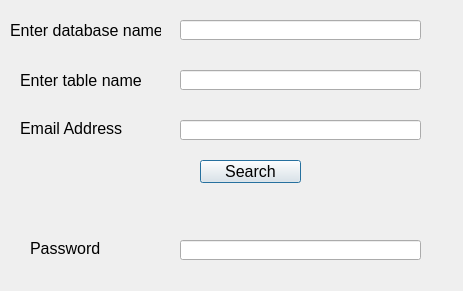
<?xml version="1.0" encoding="UTF-8"?>
<ui version="4.0">
 <class>Dialog</class>
 <widget class="QDialog" name="Dialog">
  <property name="geometry">
   <rect>
    <x>0</x>
    <y>0</y>
    <width>463</width>
    <height>291</height>
   </rect>
  </property>
  <property name="windowTitle">
   <string>Dialog</string>
  </property>
  <widget class="QLabel" name="label">
   <property name="geometry">
    <rect>
     <x>10</x>
     <y>20</y>
     <width>151</width>
     <height>20</height>
    </rect>
   </property>
   <property name="font">
    <font>
     <pointsize>12</pointsize>
    </font>
   </property>
   <property name="text">
    <string>Enter database name</string>
   </property>
  </widget>
  <widget class="QLineEdit" name="lineEditDBName">
   <property name="geometry">
    <rect>
     <x>180</x>
     <y>20</y>
     <width>241</width>
     <height>20</height>
    </rect>
   </property>
   <property name="font">
    <font>
     <pointsize>12</pointsize>
    </font>
   </property>
  </widget>
  <widget class="QLabel" name="label_2">
   <property name="geometry">
    <rect>
     <x>20</x>
     <y>70</y>
     <width>131</width>
     <height>21</height>
    </rect>
   </property>
   <property name="font">
    <font>
     <pointsize>12</pointsize>
    </font>
   </property>
   <property name="text">
    <string>Enter table name</string>
   </property>
  </widget>
  <widget class="QLineEdit" name="lineEditTableName">
   <property name="geometry">
    <rect>
     <x>180</x>
     <y>70</y>
     <width>241</width>
     <height>20</height>
    </rect>
   </property>
   <property name="font">
    <font>
     <pointsize>12</pointsize>
    </font>
   </property>
  </widget>
  <widget class="QLabel" name="label_3">
   <property name="geometry">
    <rect>
     <x>20</x>
     <y>120</y>
     <width>141</width>
     <height>16</height>
    </rect>
   </property>
   <property name="font">
    <font>
     <pointsize>12</pointsize>
    </font>
   </property>
   <property name="text">
    <string>Email Address</string>
   </property>
  </widget>
  <widget class="QLineEdit" name="lineEditEmailAddress">
   <property name="geometry">
    <rect>
     <x>180</x>
     <y>120</y>
     <width>241</width>
     <height>20</height>
    </rect>
   </property>
   <property name="font">
    <font>
     <pointsize>12</pointsize>
    </font>
   </property>
  </widget>
  <widget class="QLabel" name="label_4">
   <property name="geometry">
    <rect>
     <x>30</x>
     <y>240</y>
     <width>121</width>
     <height>16</height>
    </rect>
   </property>
   <property name="font">
    <font>
     <pointsize>12</pointsize>
    </font>
   </property>
   <property name="text">
    <string>Password</string>
   </property>
  </widget>
  <widget class="QLineEdit" name="lineEditPassword">
   <property name="geometry">
    <rect>
     <x>180</x>
     <y>240</y>
     <width>241</width>
     <height>20</height>
    </rect>
   </property>
   <property name="font">
    <font>
     <pointsize>12</pointsize>
    </font>
   </property>
   <property name="echoMode">
    <enum>QLineEdit::Normal</enum>
   </property>
  </widget>
  <widget class="QPushButton" name="pushButtonSearch">
   <property name="geometry">
    <rect>
     <x>200</x>
     <y>160</y>
     <width>101</width>
     <height>23</height>
    </rect>
   </property>
   <property name="font">
    <font>
     <pointsize>12</pointsize>
    </font>
   </property>
   <property name="text">
    <string>Search</string>
   </property>
  </widget>
  <widget class="QLabel" name="labelResponse">
   <property name="geometry">
    <rect>
     <x>20</x>
     <y>200</y>
     <width>411</width>
     <height>20</height>
    </rect>
   </property>
   <property name="font">
    <font>
     <pointsize>12</pointsize>
    </font>
   </property>
   <property name="text">
    <string/>
   </property>
  </widget>
 </widget>
 <resources/>
 <connections/>
</ui>
